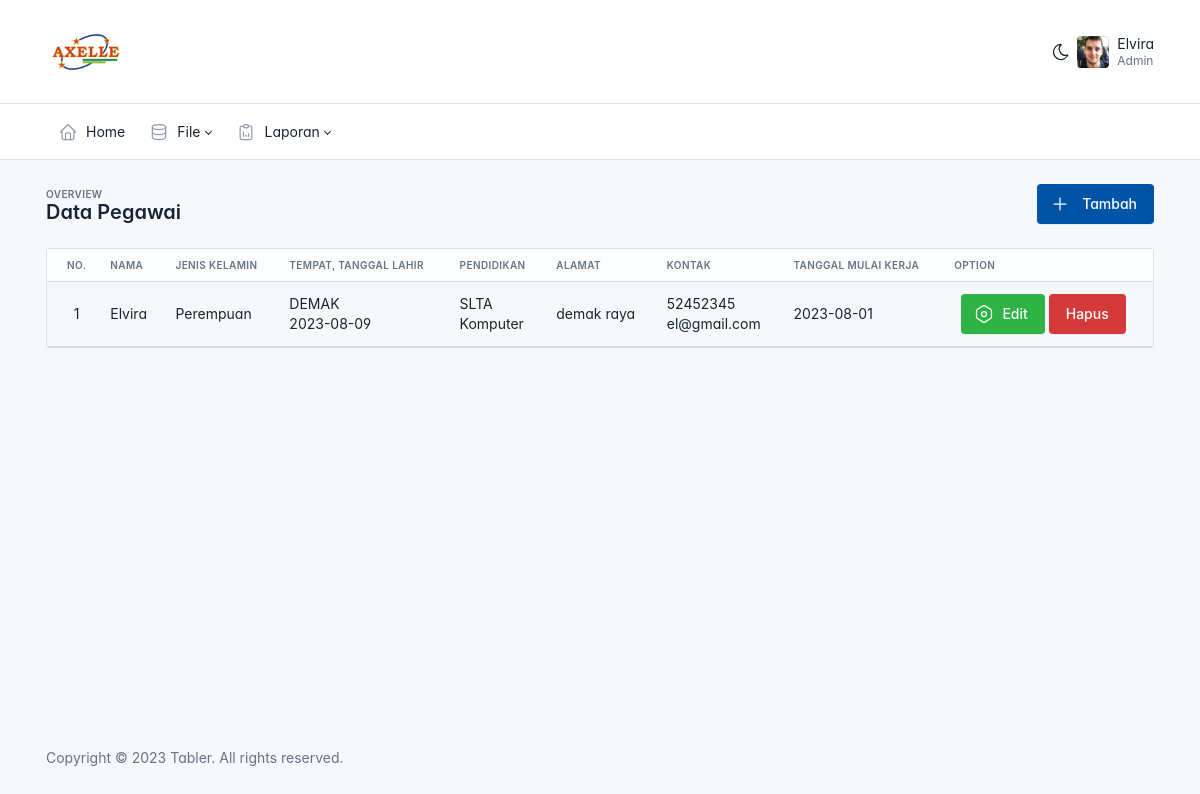
The page /admin/index.php?q=pegawai (signed in) on the database as committed earlier.
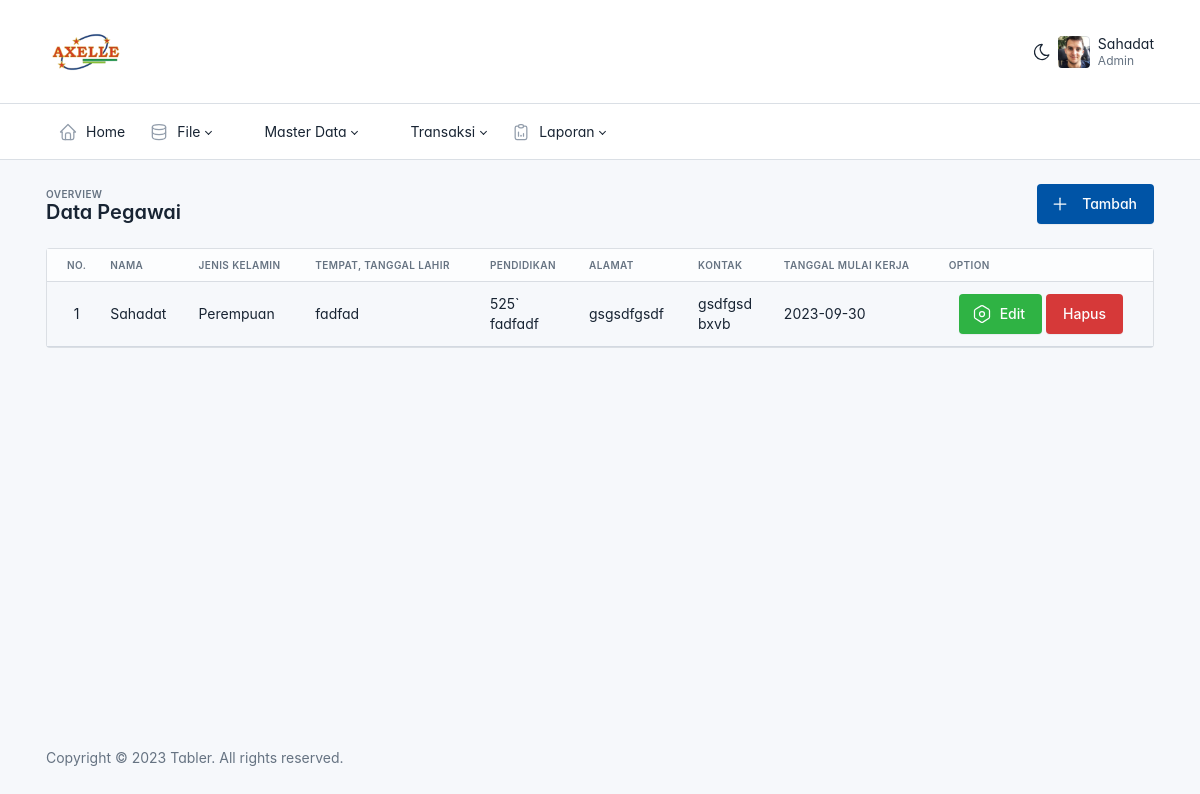
The same page on the database as committed later.
### tables this page shows
CREATE TABLE `pegawai` (
  `nip` varchar(100) NOT NULL,
  `nama` varchar(150) DEFAULT NULL,
  `jenis_kelamin` varchar(1) DEFAULT NULL,
  `tlahir` varchar(50) DEFAULT NULL,
  `tgl_lahir` date DEFAULT NULL,
  `pendidikan` varchar(50) DEFAULT NULL,
  `jurusan` varchar(50) DEFAULT NULL,
  `notelp` varchar(20) DEFAULT NULL,
  `alamat` varchar(150) DEFAULT NULL,
  `email` varchar(50) DEFAULT NULL,
  `tgl_mulai` date DEFAULT NULL
);

CREATE TABLE `menu` (
  `id` int NOT NULL,
  `nama` varchar(50) NOT NULL,
  `icon` varchar(500) NOT NULL
);

### admin/menu.php (the view, shortened to what this page needs)
<header class="navbar-expand-md">
    <div class="collapse navbar-collapse" id="navbar-menu">
        <div class="navbar">
            <div class="container-xl">
                <ul class="navbar-nav">
                    <li class="nav-item">
                        <a class="nav-link" href="index.php">
                            <span class="nav-link-icon d-md-none d-lg-inline-block">
                            </span>
                            <span class="nav-link-title">
                                Home
                            </span>
                        </a>
                    </li>
                    <li class="nav-item dropdown">
                        <a class="nav-link dropdown-toggle" href="#navbar-base" data-bs-toggle="dropdown" data-bs-auto-close="outside" role="button" aria-expanded="false">
                            <span class="nav-link-icon d-md-none d-lg-inline-block">
                            </span>
                            <span class="nav-link-title">
                                File
                            </span>
                        </a>
                    </li>
                    <?php
                        $dmenu = mysqli_query($kon, "SELECT * FROM menu");
                        while ($menu    = mysqli_fetch_array($dmenu)) {
                            $idmenu     = $menu['id'];
                            $submenu    = mysqli_query($kon,"select * from submenu where idmaster='$idmenu'");
                            $hassubmenu     = mysqli_num_rows($submenu);
                            ?>
                                <li class="nav-item dropdown">
                                    <a href="#" class="nav-link <?php echo ($hassubmenu > 0) ? 'dropdown-toggle' : ''?>"  data-bs-toggle="dropdown" data-bs-auto-close="outside" role="button" aria-expanded="false">
                                        <span class="nav-link-icon d-md-none d-lg-inline-block">
                                        </span>
                                        <span class="nav-link-title">
                                            <?php echo ucwords($menu['nama'])?>
                                        </span>
                                    </a>
                                </li>
                            <?php
                        }
                    ?>
                    <li class="nav-item dropdown">
                        <a class="nav-link dropdown-toggle" href="#navbar-base" data-bs-toggle="dropdown" data-bs-auto-close="outside" role="button" aria-expanded="false">
                            <span class="nav-link-icon d-md-none d-lg-inline-block">
                            </span>
                            <span class="nav-link-title">
                                Laporan
                            </span>
                        </a>
                    </li>
                </ul>
            </div>
        </div>
    </div>
</header>

### admin/index.php (shortened to what this page needs)
<?php
include("../connectdb.php");
?>
<!doctype html>
<html lang="en">
<head>
  <link href="../dist/css/tabler.min.css?1685973381" rel="stylesheet" />
  <link href="../dist/css/tabler-flags.min.css?1685973381" rel="stylesheet" />
  <link href="../dist/css/tabler-payments.min.css?1685973381" rel="stylesheet" />
  <link href="../dist/css/tabler-vendors.min.css?1685973381" rel="stylesheet" />
  <link href="../dist/css/demo.min.css?1685973381" rel="stylesheet" />
</head>
<body>
  <div class="page">
    <header class="navbar navbar-expand-md d-print-none">
      <div class="container-xl">
        <h1 class="navbar-brand navbar-brand-autodark d-none-navbar-horizontal pe-0 pe-md-3">
          <a href=".">
            <img src="../static/logo.png" width="110" height="32" alt="Tabler" class="navbar-brand-image" style="height:80px;width:auto">
          </a>
        </h1>
        <div class="navbar-nav flex-row order-md-last">
          <div class="d-none d-md-flex">
            <a href="?theme=dark&q=<?php echo (isset($_GET['q'])) ? $_GET['q'] : ''; ?>" class="nav-link px-0 hide-theme-dark" title="Enable dark mode" data-bs-toggle="tooltip" data-bs-placement="bottom">
            </a>
          </div>
          <div class="nav-item dropdown">
            <a href="#" class="nav-link d-flex lh-1 text-reset p-0" data-bs-toggle="dropdown" aria-label="Open user menu">
              <span class="avatar avatar-sm" style="background-image: url(../static/avatars/000m.jpg)"></span>
              <div class="d-none d-xl-block ps-2">
                <div><?php echo ucwords($_SESSION['nama']) ?></div>
                <div class="mt-1 small text-secondary"><?php echo ucwords($_SESSION['level']) ?></div>
              </div>
            </a>
          </div>
        </div>
      </div>
    </header>
    <?php include('menu.php') ?>
    <div class="page-wrapper">
      <?php
      if (!isset($_GET['q'])) {
        include('dashboard.php');
      } elseif ($_GET['q'] == 'kategori') {
        include('kategori.php');
      } elseif ($_GET['q'] == 'pegawai') {
        include('pegawai.php');
      } elseif ($_GET['q'] == 'addpegawai') {
        include('add_pegawai.php');
      } elseif ($_GET['q'] == 'ep') {
        include('edit_pegawai.php');
      } elseif ($_GET['q'] == 'user') {
        include('user.php');
      } elseif ($_GET['q'] == 'by') {
        include('byprogram.php');
      } elseif ($_GET['q'] == 'addprogram') {
        include('add_program.php');
      } elseif ($_GET['q'] == 'eby') {
        include('edit_program.php');
      } elseif ($_GET['q'] == 'siswa') {
        include('siswa.php');
      } elseif ($_GET['q'] == 'addsiswa') {
        include('add_siswa.php');
      } elseif ($_GET['q'] == 'es') {
        include('edit_siswa.php');
      } elseif ($_GET['q'] == 'pendaftar') {
        include('pendaftar.php');
      } elseif ($_GET['q'] == 'addpendaf') {
        include('add_pendaftar.php');
      } elseif ($_GET['q'] == 'lapadmin') {
        include('laporan/lapadmin.php');
      } elseif ($_GET['q'] == 'pembayaran') {
        include('pembayaran.php');
      } elseif ($_GET['q'] == 'addpembayaran') {
        include('add_pembayaran.php');
      } elseif ($_GET['q'] == 'histori') {
        include('laporan/histori.php');
      }
      ?>
      <footer class="footer footer-transparent d-print-none">
        <div class="container-xl">
          <div class="row text-center align-items-center flex-row-reverse">
            <div class="col-12 col-lg-auto mt-3 mt-lg-0">
              <ul class="list-inline list-inline-dots mb-0">
                <li class="list-inline-item">
                  Copyright &copy; 2023
                  <a href="." class="link-secondary">Tabler</a>.
                  All rights reserved.
                </li>
              </ul>
            </div>
          </div>
        </div>
      </footer>
    </div>
  </div>
</body>
</html>

### admin/pegawai.php (shortened to what this page needs)
<div class="page-header d-print-none">
    <div class="container-xl">
        <div class="row g-2 align-items-center">
            <div class="col">
                <div class="page-pretitle">
                    Overview
                </div>
                <h2 class="page-title">
                    Data Pegawai
                </h2>
            </div>
            <div class="col-auto ms-auto d-print-none">
                <div class="btn-list">
                    <a href="index.php?q=addpegawai&m=a" class="btn btn-primary d-none d-sm-inline-block" title="Tambah Pegawai" data-bs-toggle="tooltip"
		   data-bs-placement="bottom">
                        <svg xmlns="http://www.w3.org/2000/svg" class="icon" width="24" height="24" viewBox="0 0 24 24" stroke-width="2" stroke="currentColor" fill="none" stroke-linecap="round" stroke-linejoin="round">
                            <path stroke="none" d="M0 0h24v24H0z" fill="none" />
                            <path d="M12 5l0 14" />
                            <path d="M5 12l14 0" />
                        </svg>
                        Tambah
                    </a>
                </div>
            </div>
        </div>
    </div>
</div>
<div class="page-body">
    <div class="container-xl">
        <div class="row row-deck row-cards">
            <div class="col-12">
                <div class="card">
                    <div class="table-responsive">
                        <table class="table card-table table-vcenter text-nowrap datatable">
                            <thead>
                                <tr>
                                    <th class="w-1">
                                        No.
                                    </th>
                                    <th>Nama</th>
                                    <th>Jenis Kelamin</th>
                                    <th>Tempat, Tanggal Lahir</th>
                                    <th>Pendidikan</th>
                                    <th>Alamat</th>
                                    <th>Kontak</th>
                                    <th>Tanggal Mulai Kerja</th>
                                    <th>Option</th>
                                </tr>
                            </thead>
                            <tbody>
                                <?php
                                $no = 0;
                                $qdata = mysqli_query($kon, "SELECT * FROM pegawai");
                                while ($data = mysqli_fetch_array($qdata)) {
                                    $no++;
                                ?>
                                    <tr>
                                        <td class="text-center"><?php echo $no; ?></td>
                                        <td><?php echo ucwords($data["nama"]); ?></td>
                                        <td><?php echo ($data['jenis_kelamin'] == 1) ? 'Laki-Laki' : 'Perempuan'; ?></td>
                                        <td><?php echo $data['tlahir'] . '<br>' . $data['tgl_lahir'] ?></td>
                                        <td><?php echo $data['pendidikan'] . '<br>' . $data['jurusan'] ?></td>
                                        <td><?php echo $data['alamat'] ?></td>
                                        <td><?php echo $data['notelp'] . '<br>' . $data['email'] ?></td>
                                        <td><?php echo $data['tgl_mulai'] ?></td>
                                        <td style="text-align:center;">
                                            <a href="index.php?q=ep&id=<?php echo $data["nip"] ?>" class="btn btn-success">
                                                Edit
                                            </a>
                                            <button onclick="confirmationHapusData('hapuspegawai.php?id=<?php echo $data['nip']; ?>')" class="btn btn-danger">
                                                Hapus
                                            </button>
                                        </td>
                                    </tr>
                                <?php
                                }
                                ?>
                            </tbody>
                        </table>
                    </div>
                </div>
            </div>
        </div>
    </div>
</div>

### admin/index.php (style rules this page uses)
:root { --tblr-font-sans-serif: 'Inter Var', -apple-system, BlinkMacSystemFont, San Francisco, Segoe UI, Roboto, Helvetica Neue, sans-serif; }
body { font-feature-settings: "cv03", "cv04", "cv11"; }

Rows that differ between the two databases and show on the page:
removed pegawai: nama "Elvira", jenis_kelamin "Perempuan", tlahir "DEMAK", tgl_lahir "2023-08-09", pendidikan "SLTA", jurusan "Komputer", alamat "demak raya", notelp "52452345", email "el@gmail.com", tgl_mulai "2023-08-01"
added menu: nama "Master Data"
added menu: nama "Transaksi"
added pegawai: nama "Sahadat", shows "Perempuan", tlahir "fadfad", pendidikan "525`", jurusan "fadfadf", alamat "gsgsdfgsdf", notelp "gsdfgsd", email "bxvb", tgl_mulai "2023-09-30"
Other text that changed with them:
$_SESSION['nama']: "Elvira" → "Sahadat"
